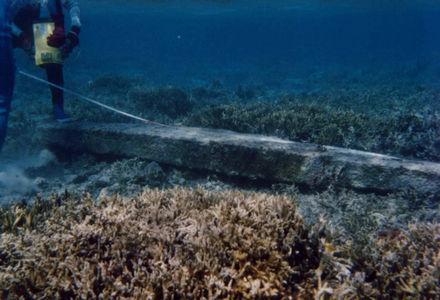
#> input picture data/raw_subset/106_img_.png, 440 x 300 px, found by its file name; its folder holds 4 pictures in this run
$ python comparison.py
#> lines starting #> are read from the running program, lines starting #| are printed output that depends on the picture
# generate a side-by-side comparison of RAW, enhanced (CLAHE and GAN), and GT images for each file in the dataset.
# The output will be saved in separate folders for CLAHE and GAN comparisons. Each combined image will have the format:
# [RAW | Enhanced | GT]. The script also handles missing files gracefully and provides progress updates.

import os
import numpy as np
from PIL import Image

# ====== PATHS ======
raw_dir = "data/raw_subset"
clahe_dir = "data/clahe_output"
gan_dir = "data/Gan_output"
gt_dir = "data/reference_subset"

output_clahe = "Results/RAW_CLAHE_GT"
output_gan = "Results/RAW_GAN_GT"

os.makedirs(output_clahe, exist_ok=True)
os.makedirs(output_gan, exist_ok=True)

# ====== FILE LIST ======
files = [f for f in os.listdir(raw_dir) if f.lower().endswith(('.png', '.jpg', '.jpeg'))]

print(f"Processing {len(files)} images...")

# ====== LOOP ======
for idx, filename in enumerate(files, 1):
    raw_path = os.path.join(raw_dir, filename)
    clahe_path = os.path.join(clahe_dir, filename)
    gan_path = os.path.join(gan_dir, filename)
    gt_path = os.path.join(gt_dir, filename)

    # Skip if RAW or GT missing (mandatory for comparison)
    if not os.path.exists(raw_path):
        print(f"[!] Missing RAW: {filename}")
        continue
    if not os.path.exists(gt_path):
        print(f"[!] Missing GT: {filename}")
        continue

    # Load RAW + GT
    try:
        raw_img = Image.open(raw_path).convert("RGB")
#> raw_img is the input picture: PIL image 440x300 RGB; mean R, G, B 44.7, 66.1, 82.1
        gt_img = Image.open(gt_path).convert("RGB")
    except Exception as e:
        print(f"[!] Error loading {filename}: {str(e)}")
        continue

    # Resize GT if needed
    if raw_img.size != gt_img.size:
        gt_img = gt_img.resize(raw_img.size, Image.BICUBIC)

    # ===== CLAHE =====
    if os.path.exists(clahe_path):
        try:
            clahe_img = Image.open(clahe_path).convert("RGB")

            if raw_img.size != clahe_img.size:
                clahe_img = clahe_img.resize(raw_img.size, Image.BICUBIC)

            combined = np.hstack((
                np.array(raw_img),
                np.array(clahe_img),
                np.array(gt_img)
            ))
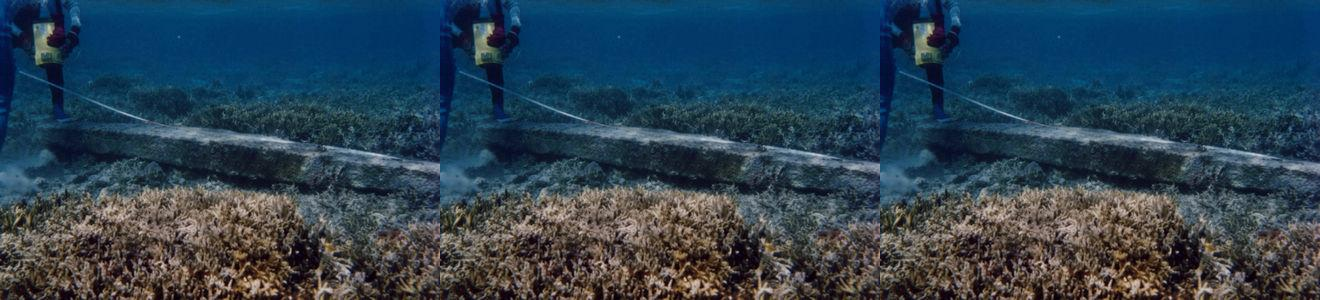
#> combined: shape (300, 1320, 3); mean R, G, B 44.7, 66.1, 82.1

            Image.fromarray(combined).save(os.path.join(output_clahe, filename))
        except Exception as e:
            print(f"[!] Error processing CLAHE for {filename}: {str(e)}")
    else:
        print(f"[!] Missing CLAHE: {filename}")

    # ===== GAN =====
    if os.path.exists(gan_path):
        try:
            gan_img = Image.open(gan_path).convert("RGB")

            if raw_img.size != gan_img.size:
                gan_img = gan_img.resize(raw_img.size, Image.BICUBIC)

            combined = np.hstack((
                np.array(raw_img),
                np.array(gan_img),
                np.array(gt_img)
            ))

            Image.fromarray(combined).save(os.path.join(output_gan, filename))
        except Exception as e:
            print(f"[!] Error processing GAN for {filename}: {str(e)}")
    else:
        print(f"[!] Missing GAN: {filename}")

    if idx % 10 == 0 or idx == len(files):
        print(f"Processed {idx}/{len(files)}")
#> pass 2 of the loop `for idx, filename in enumerate(files, 1):`:
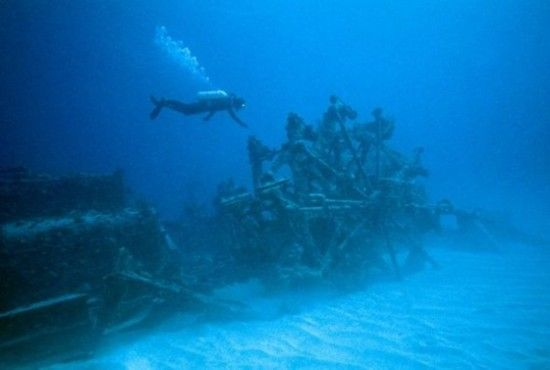
#> input picture data/raw_subset/107_img_.png, 550 x 370 px, found by its file name
#> raw_img is the input picture: PIL image 550x370 RGB; mean R, G, B 4.7, 113.9, 177.4
#> `combined = np.hstack(( np.array(raw_img), np.array(clahe_img), np.arra..`:
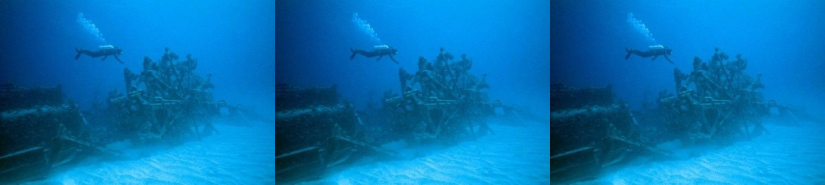
#> combined: shape (370, 1650, 3) (shown at 1/2 size); mean R, G, B 4.7, 113.9, 177.4
#> pass 3 of the loop `for idx, filename in enumerate(files, 1):`:
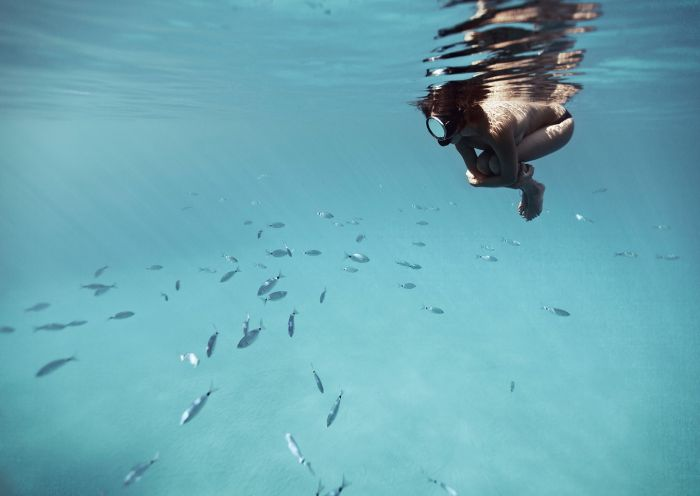
#> input picture data/raw_subset/108_img_.png, 700 x 496 px, found by its file name
#> raw_img is the input picture: PIL image 700x496 RGB; mean R, G, B 106.3, 169, 180.7
#> `combined = np.hstack(( np.array(raw_img), np.array(clahe_img), np.arra..`:
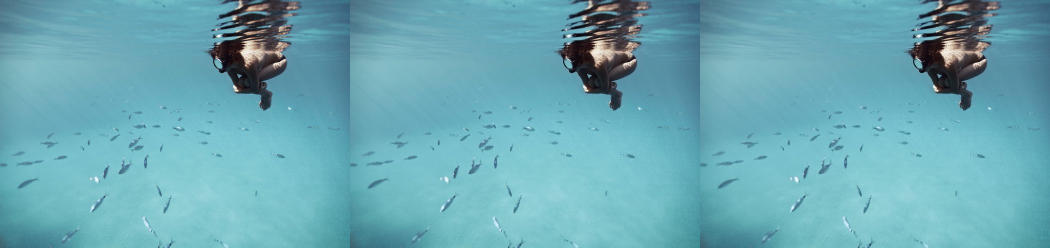
#> combined: shape (496, 2100, 3) (shown at 1/2 size); mean R, G, B 106.3, 169, 180.7
#> the loop made 4 passes; the first 3 are shown

print("\nDone.")
